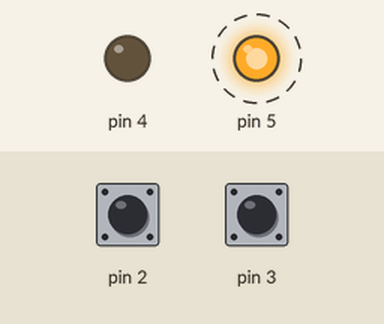
Bench run of a sketch on a simulated Arduino Uno, built with avr-gcc and run on an emulated ATmega328P. Shown: output pins drawn as LEDs (lit = HIGH). Dashed ring = blinking. The test bench sets the inputs (shaded band); at power-on: pin 2 HIGH, pin 3 HIGH.

Above: at 4.25 s.
5.1 s: pin 2 pulled LOW for 0.15 s
At 6.0 s:
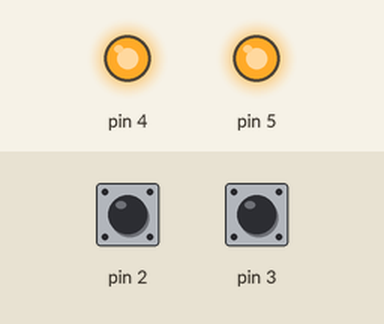
8.1 s: pin 2 pulled LOW for 1 s
At 9.9 s:
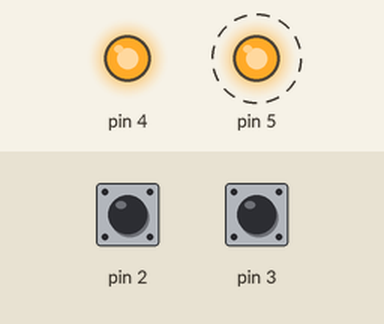
11.1 s: pin 2 pulled LOW for 3.2 s
At 15.72 s:
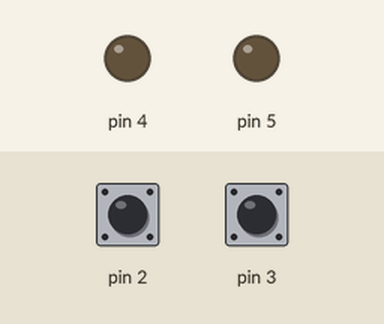
15.8 s: pin 2 pulled LOW for 0.15 s
At 16.7 s:
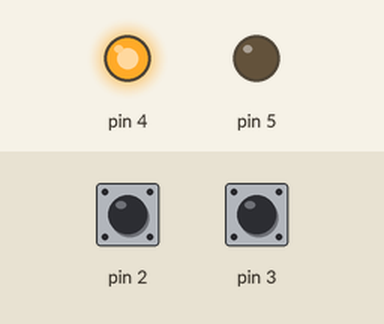
Timing chart, 0 to 19.8 s (numbered marks = the images above; inputs shaded):
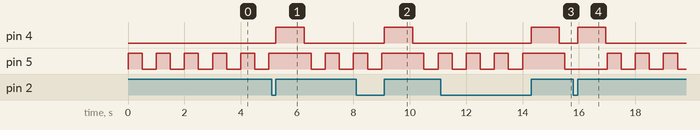

The sketch:

interrupcao1.ino
```cpp
ISR(INT0_vect){

  PORTD |= (1 << PD4);
  _delay_ms(1000);
  PORTD &= ~(1 << PD4);

  }

  ISR(INT1_vect){

  EIMSK ^= 0b00000001;
  }

int main(void){

  DDRD = 0b00110000;
  PORTD = 0b00001100;
  EICRA = 0b00001011;
  EIMSK = 0b00000011;
  sei();

  while(1){

  PORTD ^= 0b00100000;
  _delay_ms(500);

  }

}
```

Measured:
- after the input at 5.1 s, pin 4: LOW → HIGH after 0.15 s, → LOW 1.0 s later
- after the input at 8.1 s, pin 4: LOW → HIGH after 1.0 s, → LOW 1.0 s later; pin 5: HIGH → LOW after 2.4 s, → HIGH 0.50 s later
- after the input at 11.1 s, pin 4: LOW → HIGH after 3.2 s, → LOW 1.0 s later
- after the input at 15.8 s, pin 4: LOW → HIGH after 0.15 s, → LOW 1.0 s later
- by itself, pin 5: alternates HIGH for 0.50 s and LOW for 0.50 s
